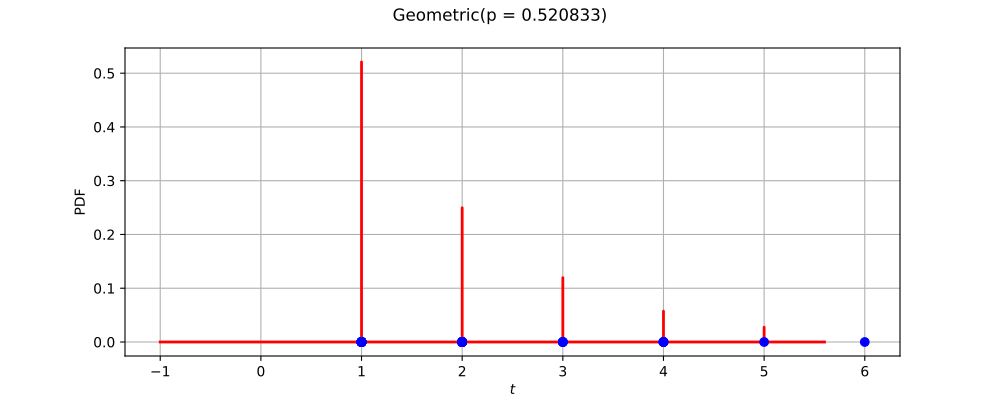

Recreate this plot in Python.
import openturns as ot
from matplotlib import pyplot as plt
from openturns.viewer import View
ot.RandomGenerator.SetSeed(0)
factory = ot.GeometricFactory()
ref = factory.build()
dimension = ref.getDimension()
if dimension <= 2:
    sample = ref.getSample(50)
    distribution = factory.build(sample)
    if dimension == 1:
        distribution.setDescription(['$t$'])
        pdf_graph = distribution.drawPDF(256)
        cloud = ot.Cloud(sample, ot.Sample(sample.getSize(), 1))
        cloud.setColor('blue')
        cloud.setPointStyle('fcircle')
        pdf_graph.add(cloud)
        pdf_graph.setTitle(str(distribution))
        fig = plt.figure(figsize=(10, 4))
        pdf_axis = fig.add_subplot(111)
        View(pdf_graph, figure=fig, axes=[pdf_axis], add_legend=False)
    else:
        sample = ref.getSample(500)
        distribution.setDescription(['$t_0$', '$t_1$'])
        pdf_graph = distribution.drawPDF([256]*2)
        cloud = ot.Cloud(sample)
        cloud.setColor('red')
        cloud.setPointStyle('fcircle')
        pdf_graph.add(cloud)
        pdf_graph.setTitle(str(distribution))
        fig = plt.figure(figsize=(10, 4))
        pdf_axis = fig.add_subplot(111)
        View(pdf_graph, figure=fig, axes=[pdf_axis], add_legend=False, square_axes=True)
